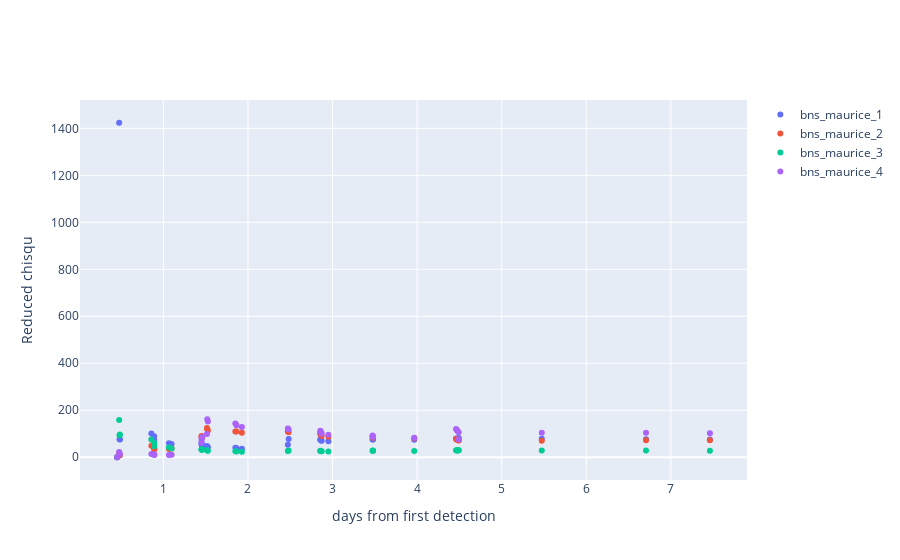

Notebook source saved alongside this figure:
### Code cell
fig = go.Figure()

for key in pos_df_dict.keys():
    fig.add_trace(
        go.Scatter(
            x=pos_df_dict[key]["latest_det"] - trigger_time,
            y=pos_df_dict[key]["chisq"] / pos_df_dict[key]["ndof"],
            name=key,
            mode="markers",
        )
    )

fig.update_layout(
    {"xaxis_title": "days from first detection", "yaxis_title": "Reduced chisqu"}
)
fig.show()
